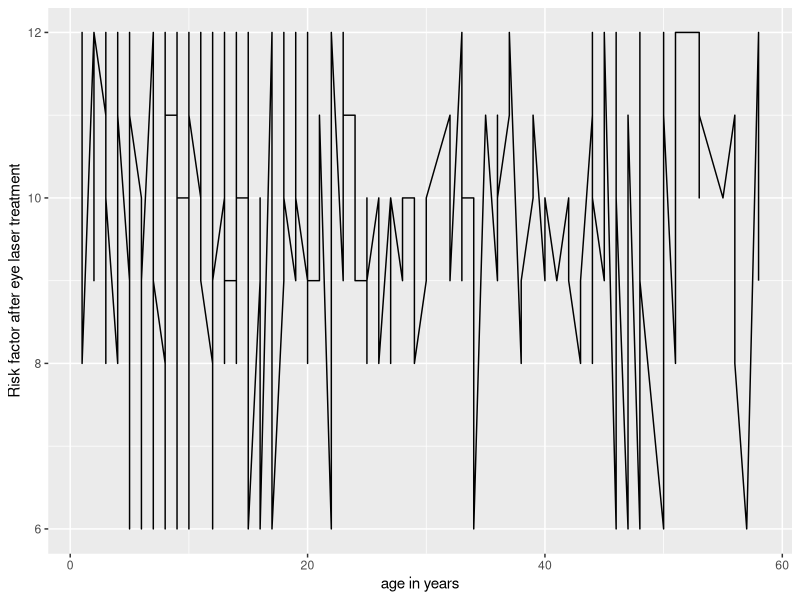
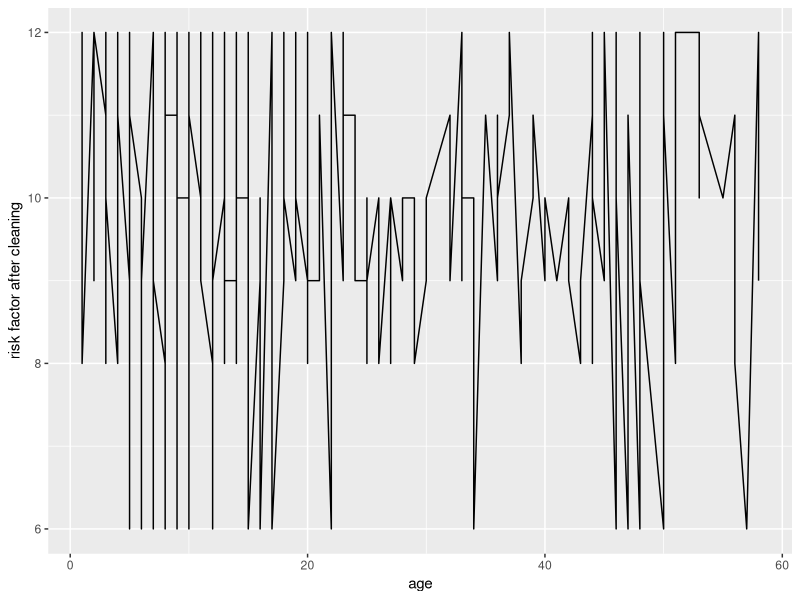
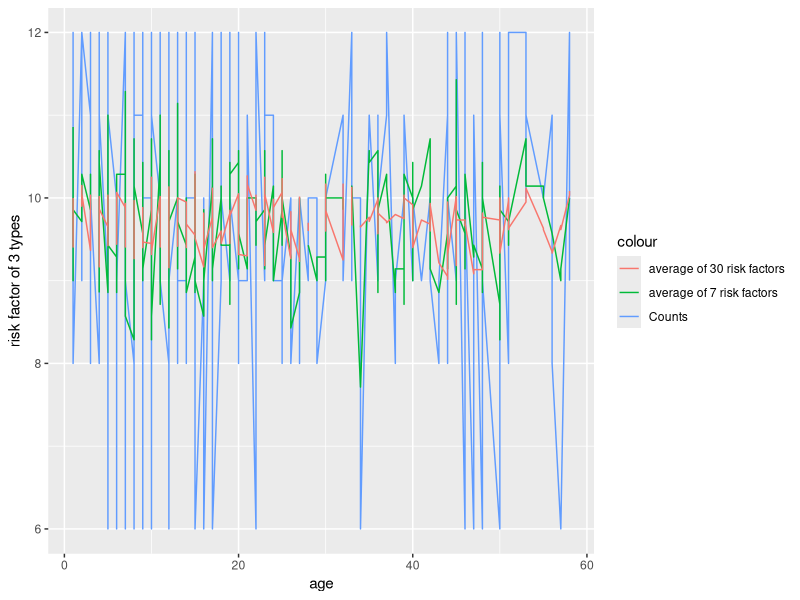
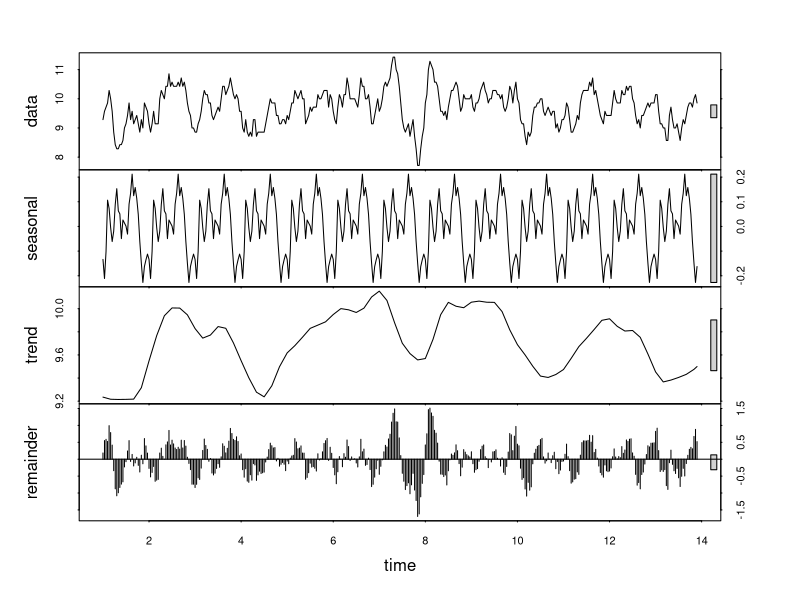
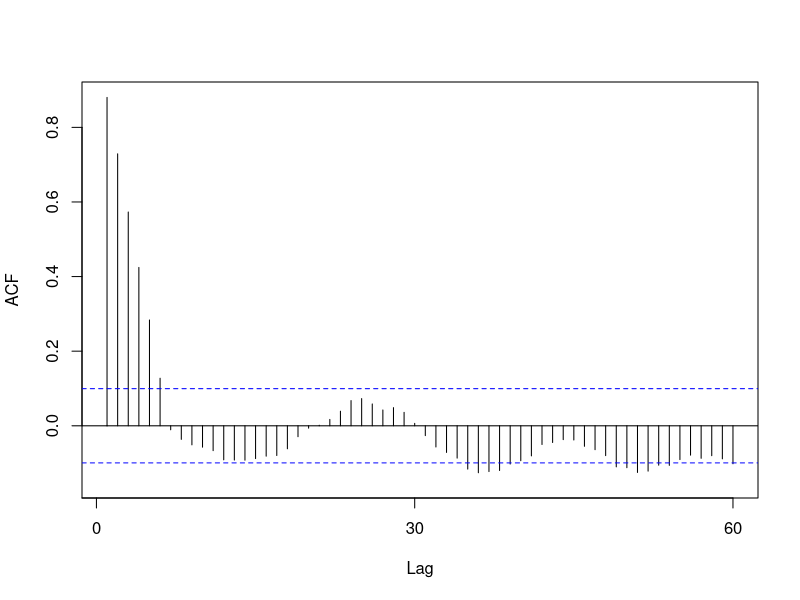
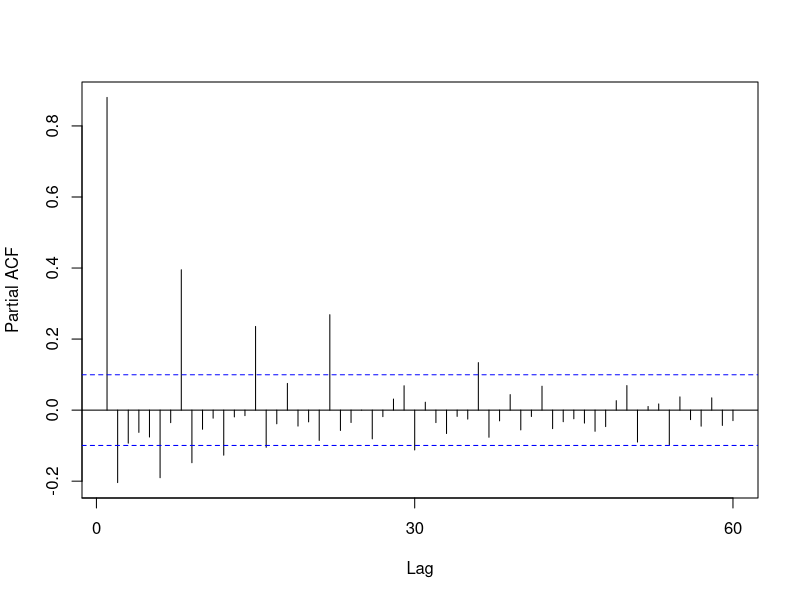
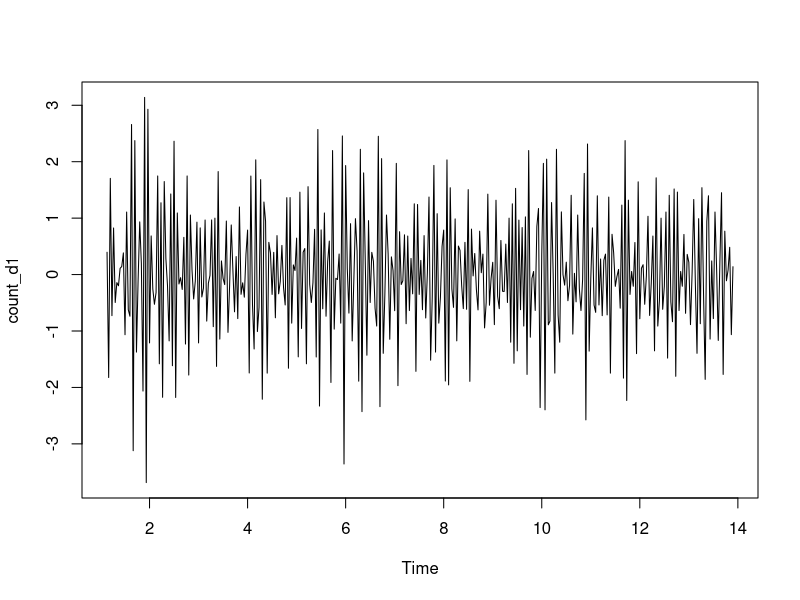
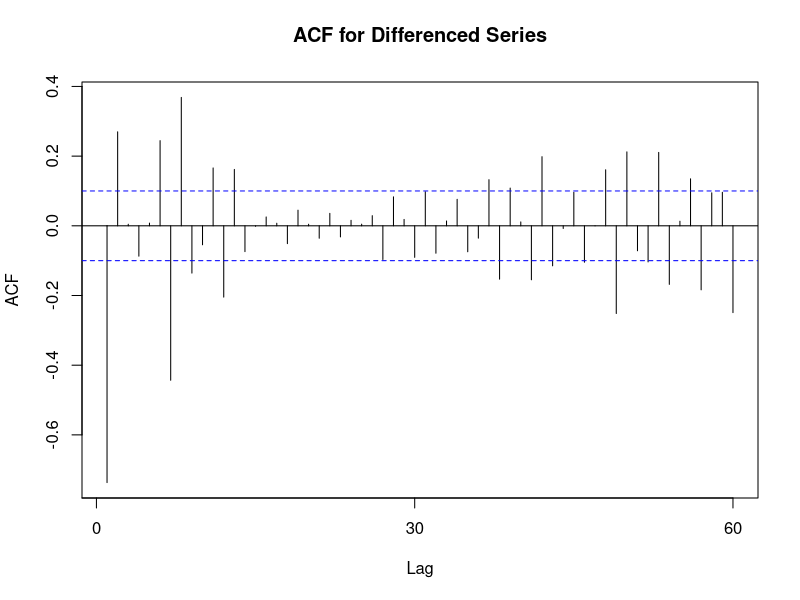

R code for these plots, in order:
#Load R Packages 
library("ggplot2")
library('forecast')
library('tseries')
#importing csv file
df <- read.csv("diabetic.csv", header=TRUE)
#Examine the data set 
ggplot(df, aes(age,risk)) + geom_line() + xlab('age in years')  + ylab("Risk factor after eye laser treatment") 
count_ts = ts(df[, c('risk')])
#now we apply the tsclean() so that it will cleane the data set by finding the missing values and plot again
df$clean_cnt = tsclean(count_ts)
ggplot() +
  geom_line(data = df, aes(x = age, y = clean_cnt)) + ylab('risk factor after cleaning')
#Even after removing outliers, the daily data is still pretty volatile. Visually, 
#we could a draw a line through the series tracing its bigger troughs and peaks while smoothing out noisy fluctuations.
#The wider the window of the moving average, the smoother original series becomes.
df$cnt_ma = ma(df$clean_cnt, order=7) # using the clean count with no outliers
df$cnt_ma30 = ma(df$clean_cnt, order=30)


ggplot() +
  geom_line(data = df, aes(x= age, y = clean_cnt, colour = "Counts")) +
  geom_line(data = df, aes(x = age, y = cnt_ma,   colour = "average of 7 risk factors"))  +
  geom_line(data = df, aes(x = age, y = cnt_ma30, colour = "average of 30 risk factors"))  +
  ylab('risk factor of 3 types')
#Decompose Your Data 
count_ma = ts(na.omit(df$cnt_ma), frequency=30)
decomp = stl(count_ma, s.window="periodic")
deseasonal_cnt <- seasadj(decomp)
plot(decomp)
#Stationarity check for our data set
adf.test(count_ma, alternative = "stationary")#Augmented Dickey-Fuller Test
#Autocorrelations and Choosing Model Order
Acf(count_ma, main='')#auto corelation function

Pacf(count_ma, main='')#partial acf 
count_d1 = diff(deseasonal_cnt, differences = 4) #differincing withe 4 because in the result it shows 4 accoring to ACF we choose 4.
plot(count_d1)
adf.test(count_d1, alternative = "stationary")
Acf(count_d1, main='ACF for Differenced Series')
Pacf(count_d1, main='PACF for Differenced Series')
auto.arima(deseasonal_cnt, seasonal=FALSE)
# Fitting an ARIMA model
fit<-auto.arima(deseasonal_cnt, seasonal=FALSE)
tsdisplay(residuals(fit), lag.max=45, main='(4,0,4) Model Residuals')
fit2 = arima(deseasonal_cnt, order=c(4,0,6))
tsdisplay(residuals(fit2), lag.max=15, main='Seasonal Model Residuals')
arima(x = deseasonal_cnt, order = c(4, 0, 6))
fcast <- forecast(fit2, h=30)
plot(fcast)
hold <- window(ts(deseasonal_cnt), start=50)

fit_no_holdout = arima(ts(deseasonal_cnt[-c(50:100)]), order=c(4,0,6))

fcast_no_holdout <- forecast(fit_no_holdout,h=25)
plot(fcast_no_holdout, main=" ")
lines(ts(deseasonal_cnt))
# in the graph the blue line goes linerly so now we take the sesonal as true and again fit in the ARIMA model 
fit_w_seasonality = auto.arima(deseasonal_cnt, seasonal=TRUE)
fit_w_seasonality
seas_fcast <- forecast(fit_w_seasonality, h=30)

plot(seas_fcast)
# haer we get the ARIMA model for our data set. 
